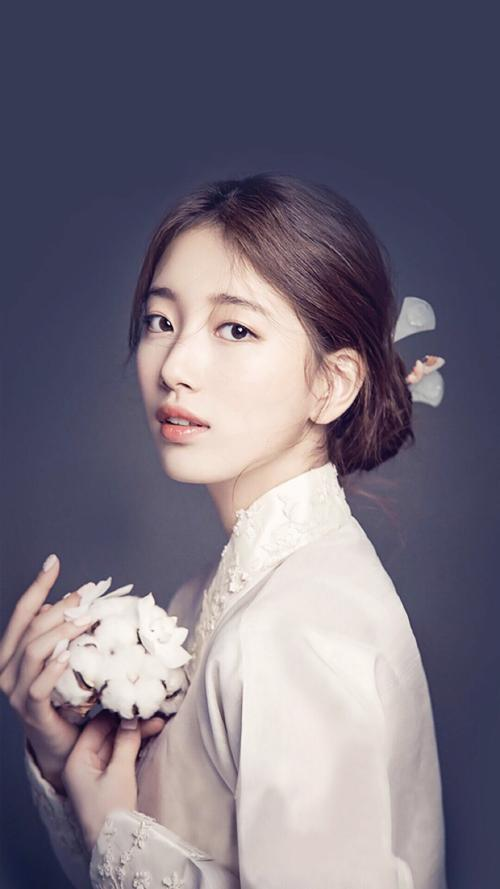
#> input picture filter/girl.jpg, 500 x 889 px
$ python canny_implement.py
#> lines starting #> are read from the running program, lines starting #| are printed output that depends on the picture; after the words box and inside, x2 and y2 are one past the last pixel; in counts of white or black regions, pixels touching at a corner belong together
# _*_  coding: utf-8  _*_
# **************************************************
# @Author   : Ybbbbbbb
# @Time     : 2018-09-21 20:05
# @File     : canny_implement.py
# @SoftWare : PyCharm
# **************************************************

import cv2
import numpy as np
import math

image = cv2.imread("girl.jpg", 0)
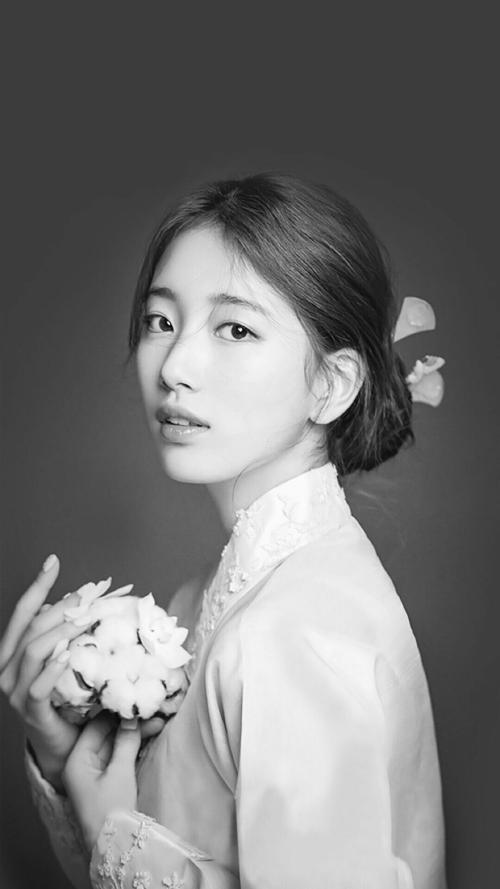
#> image: shape (889, 500); min 0, max 255, mean 116.9
cv2.imshow("origin", image)

# step_1 使用高斯滤波平滑图像
gau_image = cv2.GaussianBlur(image, (3,3), sigmaX=1.5)
cv2.imshow("gau_image", gau_image)


# step_2 计算梯度的增幅和方向
x,y = gau_image.shape
#> x = 889; y = 500
dx = np.array([[-1, -1],
               [1, 1]])
dy = np.array([[1, -1],
               [1, -1]])
grad_x = np.zeros((x-1, y-1))
grad_y = np.zeros((x-1, y-1))
improve_image = np.zeros((x-1, y-1))
for i in range(x-1):
    for j in range(y-1):
        grad_x[i, j] = np.sum(gau_image[i:i+2, j:j+2] * dx)
        grad_y[i, j] = np.sum(gau_image[i:i+2, j:j+2] * dy)
        improve_image[i, j] =  math.sqrt( grad_x[i,j] ** 2 + grad_y[i, j] ** 2)
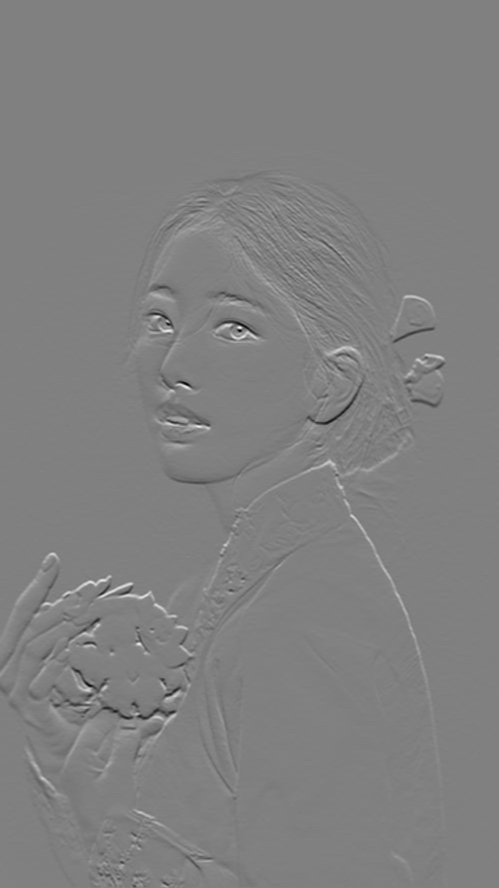
#> grad_x: shape (888, 499) float64; min -141, max 139, mean 0.2; drawn with min black and max white
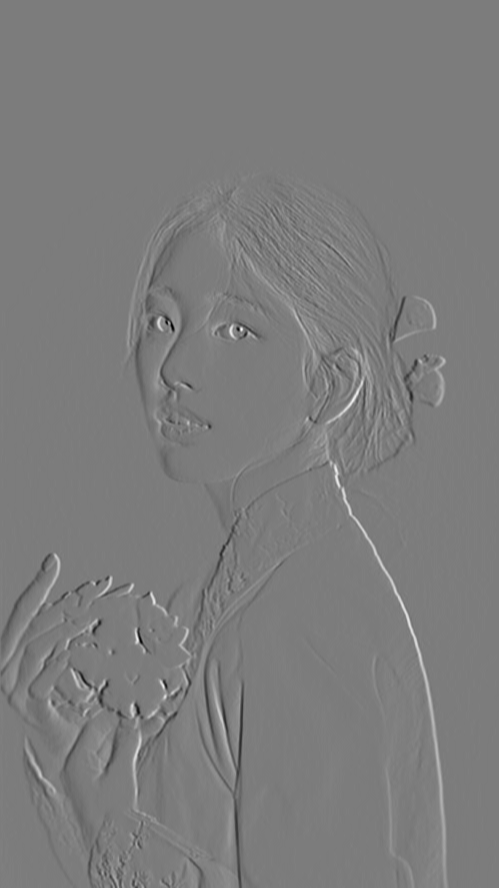
#> grad_y: shape (888, 499) float64; min -140, max 146, mean 0; drawn with min black and max white

cv2.imshow("improve_imamge", improve_image)
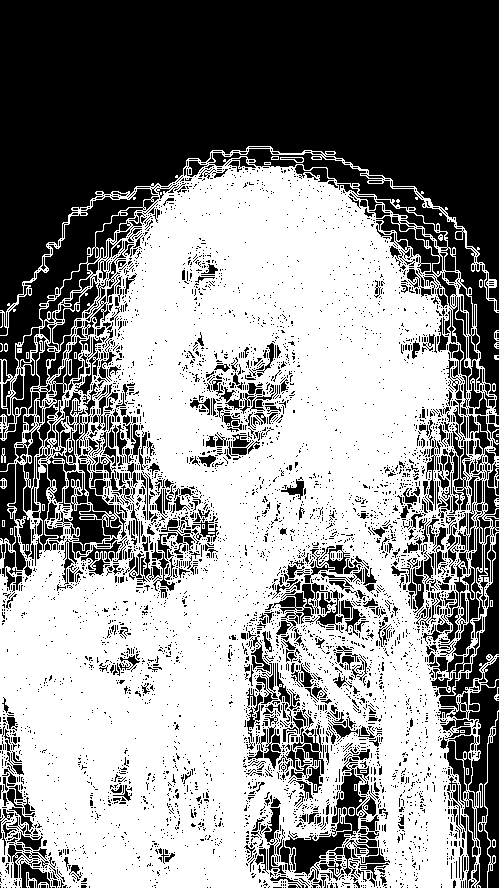
#> window 'improve_imamge': shape (888, 499); 55.5% white; 6344 black regions (5614 under 20 px), largest, box (x1, y1, x2, y2) and area: (0, 0, 499, 326) 96996, (0, 189, 159, 406) 6633, (209, 149, 499, 415) 6571

# step_3 非极大值抑制 NMS
w, h = improve_image.shape
#> w = 888; h = 499
NMS = np.copy(improve_image)
NMS[0,:] = NMS[w-1,:] = NMS[:,0] = NMS[:,h-1] = 0
#> NMS: shape (888, 499) float64; min 0, max 153.5, mean 5
for i in range(1, w-1):
    for j in range(1, h-1):
        if improve_image[i, j] == 0:
            NMS[i, j] = 0
        else:
            gradx = grad_x[i, j]
            grady = grad_y[i, j]
            gradtemp = improve_image[i, j]

            # 如果Y方向增幅值较大
            if abs(grady) > abs(gradx):
                weight = abs(gradx) / abs(grady)
                grad2 = improve_image[i-1, j]
                grad4 = improve_image[i+1, j]
                if gradx * grady > 0:
                    grad1 = improve_image[i-1, j-1]
                    grad3 = improve_image[i+1, j+1]
                else:
                    grad1 = improve_image[i-1, j+1]
                    grad3 = improve_image[i+1, j-1]

            # 如果x方向的增值较大
            else:
                weight = abs(grady) / abs(gradx)
                grad2 = improve_image[i-1, j]
                grad4 = improve_image[i+1, j]
                if abs(gradx) * abs(grady) > 0:
                    grad1 = improve_image[i+1, j-1]
                    grad3 = improve_image[i-1, j+1]
                else:
                    grad1 = improve_image[i-1 ,j+1]
                    grad3 = improve_image[i+1, j-1]
            dtemp1 = weight * grad1 + (1-weight) * grad2
            dtemp2 = weight * grad3 + (1 - weight) * grad4
            if gradtemp >= dtemp1 and gradtemp >= dtemp2:
                NMS[i, j] = gradtemp
            else:
                NMS[i, j] = 0
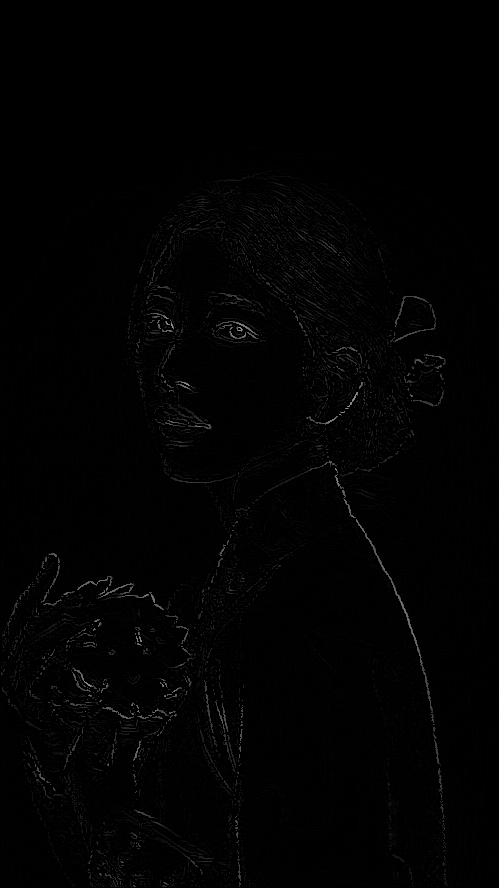
#> NMS: shape (888, 499) float64; min 0, max 153.5, mean 2

cv2.imshow("NMS",NMS)
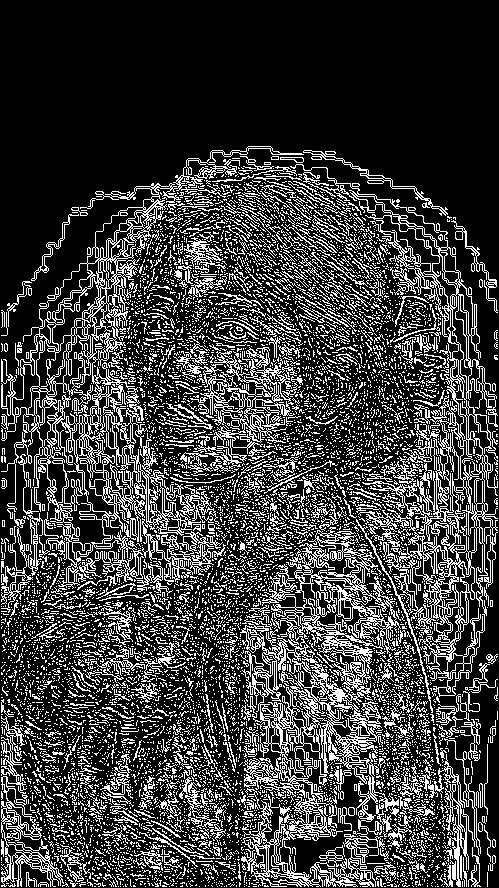
#> window 'NMS': shape (888, 499); 24.3% white in thin lines or dots, all inside (x1, y1, x2, y2) = (1, 146, 498, 887)


# step_4 双阈值检测
w3, h3 = NMS.shape
#> w3 = 888; h3 = 499
dt = np.zeros((w3, h3))
tl = 0.1 * np.max(NMS)
#> tl = 15.35
th = 0.3 * np.max(NMS)
#> th = 46.04

for i in range(1, w3-1):
    for j in range(1, h3-1):
        if NMS[i, j] < tl:
            dt[i, j] = 0
        elif NMS[i, j] > th:
            dt[i, j] = 1
        elif (NMS[i-1, j-1:j+1] < th).any() or (NMS[i, j-1:j+1] < th).any() or (NMS[i+1, j-1:j+1] < th).any():
            dt[i, j] = 1
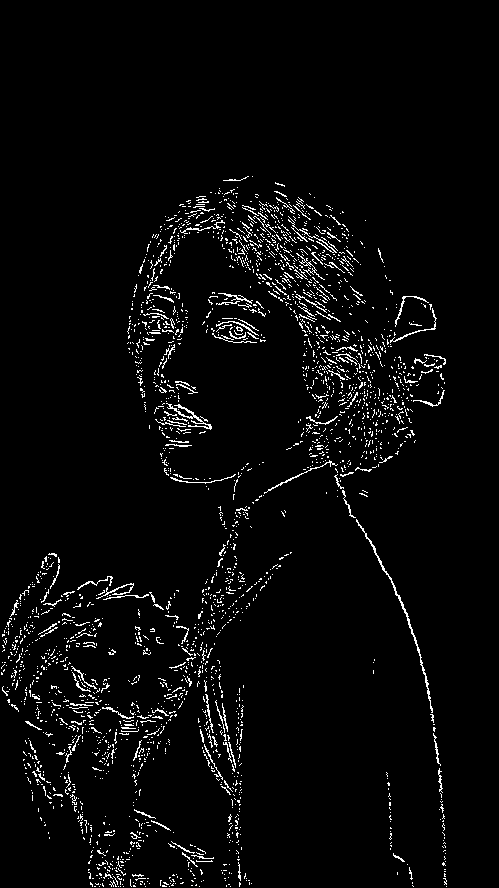
#> dt: shape (888, 499) float64; values 0 (black) and 1 (white), 3.4% white in thin lines or dots, all inside (x1, y1, x2, y2) = (1, 176, 447, 887)

cv2.imshow("final_result",dt)

if cv2.waitKey(0) == 27:
#> (key Esc is pressed here)
    cv2.destroyAllWindows()
